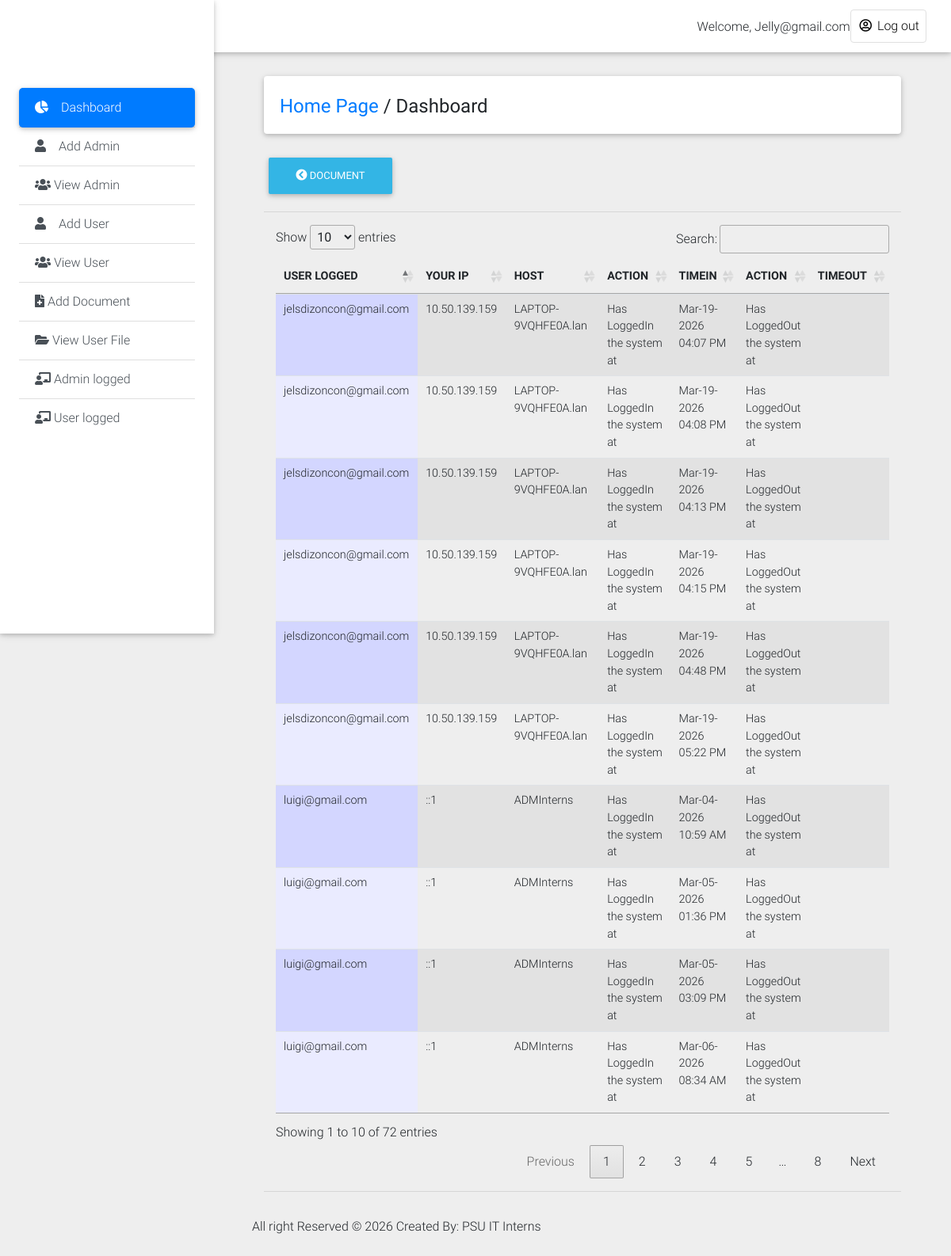
Before: /records-administrator/user_log.php (signed in) with the older database file.
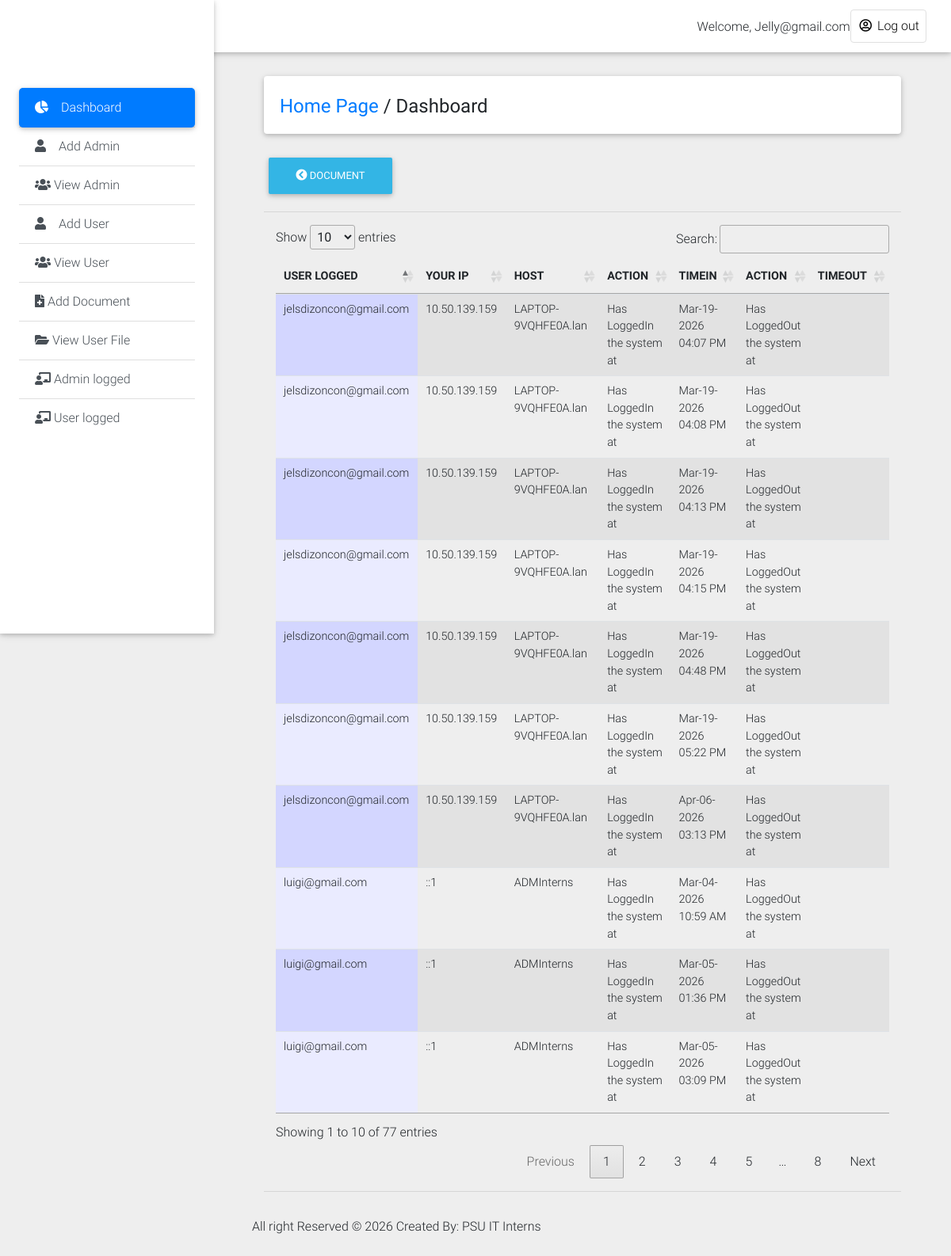
After: the same page with the newer database file.
### tables this page shows
CREATE TABLE `history_log` (
  `log_id` int(11) NOT NULL,
  `id` int(11) NOT NULL,
  `email_address` text NOT NULL,
  `action` varchar(100) NOT NULL,
  `actions` varchar(200) NOT NULL DEFAULT 'Has LoggedOut the system at',
  `ip` text NOT NULL,
  `host` text NOT NULL,
  `login_time` varchar(200) NOT NULL,
  `logout_time` varchar(200) NOT NULL
);

### records-administrator/user_log.php (the view, shortened to what this page needs)
<!DOCTYPE html>
<html lang="en">
<head>
  <link rel="stylesheet" href="https://use.fontawesome.com/releases/v5.8.1/css/all.css">
  <link href="css/bootstrap.min.css" rel="stylesheet">
  <link href="css/mdb.min.css" rel="stylesheet">
  <link href="css/style.min.css" rel="stylesheet">
    <link rel="stylesheet" type="text/css" href="medias/css/dataTable.css" />
</head>
<body class="grey lighten-3">
  <header>
    <nav class="navbar fixed-top navbar-expand-lg navbar-light white scrolling-navbar">
      <div class="container-fluid">
        <div class="collapse navbar-collapse" id="navbarSupportedContent">
            <?php
             require_once("../include/connection.php");
               $id = mysqli_real_escape_string($conn,$_SESSION['admin_user']);
              $r = mysqli_query($conn,"SELECT * FROM admin_login where id = '$id'") or die (mysqli_error($conn));
              $row = mysqli_fetch_array($r);
               $id=$row['admin_user'];
            ?>
          <ul class="navbar-nav nav-flex-icons">
                <li style="margin-top: 10px;">Welcome,</font> <?php echo ucwords(htmlentities($id)); ?></li>
            <li class="nav-item">
              <a href="logout.php" class="nav-link border border-light rounded waves-effect">
               <i class="far fa-user-circle"></i> Log out
              </a>
            </li>
          </ul>
        </div>
      </div>
    </nav>
    <div class="sidebar-fixed position-fixed">
      <a class="logo-wrapper waves-effect">
</a>
       <div class="list-group list-group-flush">
        <a href="dashboard.php" class="list-group-item active waves-effect">
          <i class="fas fa-chart-pie mr-3"></i>Dashboard
        </a>
         <a href="#" class="list-group-item list-group-item-action waves-effect"  data-toggle="modal" data-target="#modalRegisterForm">
          <i class="fas fa-user mr-3"></i>Add Admin</a>
            <a href="view_admin.php" class="list-group-item list-group-item-action waves-effect">
          <i class="fas fa-users"></i> View Admin</a>
        <a href="#" class="list-group-item list-group-item-action waves-effect" data-toggle="modal" data-target="#modalRegisterForm2">
          <i class="fas fa-user mr-3"></i>Add User</a>
           <a href="view_user.php" class="list-group-item list-group-item-action waves-effect">
          <i class="fas fa-users"></i>  View User</a>
        <a href="add_document.php" class="list-group-item list-group-item-action waves-effect">
          <i class="fas fa-file-medical"></i> Add Document</a>
        <a href="view_userfile.php" class="list-group-item list-group-item-action waves-effect">
          <i class="fas fa-folder-open"></i> View User File</a>
            <a href="admin_log.php" class="list-group-item list-group-item-action waves-effect">
          <i class="fas fa-chalkboard-teacher"></i> Admin logged</a>
              <a href="user_log.php" class="list-group-item list-group-item-action waves-effect">
          <i class="fas fa-chalkboard-teacher"></i> User logged</a>
      </div>
    </div>
  </header>
  <main class="pt-5 mx-lg-5">
    <div class="container-fluid mt-5">
      <div class="card mb-4 wow fadeIn">
        <div class="card-body d-sm-flex justify-content-between">
          <h4 class="mb-2 mb-sm-0 pt-1">
            <a href="dashboard.php">Home Page</a>
            <span>/</span>
            <span>Dashboard</span>
          </h4>
        </div>
      </div>
      <div class="">
    <a href="add_document.php"><button type="button" class="btn btn-info"><i class="fas fa-chevron-circle-left"></i>  Document</button></a>
    </div>
<hr>
 <div class="col-md-12">
  <table id="dtable" class = "table table-striped" style="">
     <thead>
    <th>USER LOGGED</th>
     <th>YOUR IP</th>
     <th>HOST</th>
     <th>ACTION</th>
     <th>TIMEIN</th>
     <th>ACTION</th>
     <th>TIMEOUT</th>
</thead>
<tbody>
    <tr>
        <?php
        require_once("../include/connection.php");
      $query = mysqli_query($conn,"SELECT * from history_log") or die (mysqli_error($conn));
      while($file=mysqli_fetch_array($query)){
         $name =  $file['email_address'];
         $ip =  $file['ip'];
         $host =  $file['host'];
         $action =  $file['action'];
         $logintime =  $file['login_time'];
         $actions =  $file['actions'];
         $logouttime =  $file['logout_time'];
      ?>
      <td><?php echo $name; ?></td>
       <td><?php echo $ip; ?></td>
      <td><?php echo $host; ?></td>
      <td><?php echo $action; ?></td>
      <td><?php echo $logintime; ?></td>
      <td><?php echo $actions; ?></td>
      <td><?php echo $logouttime; ?></td>
    </tr>
<?php } ?>
</tbody>
   </table>
    </div>
    <hr></div>
    <div class="footer-copyright py-3">
     <p>All right Reserved &copy; <?php echo date('Y');?> Created By: PSU IT Interns</p>
    </div>
<link rel="stylesheet" type="text/css" href="https://cdn.datatables.net/1.10.9/css/jquery.dataTables.min.css"/>
<link rel="stylesheet" type="text/css" href="https://cdn.datatables.net/responsive/1.0.3/css/dataTables.responsive.css">
</body>
</html>

Changed rows visible on the page:
no longer on this page (row unchanged): history_log: email_address "luigi@gmail.com", ip "::1", host "ADMInterns", action "Has LoggedIn the system at", login_time "Mar-06-2026 08:34 AM", actions "Has LoggedOut the system at"
added history_log: email_address "jelsdizoncon@gmail.com", ip "10.50.139.159", host "LAPTOP-9VQHFE0A.lan", action "Has LoggedIn the system at", login_time "Apr-06-2026 03:13 PM", actions "Has LoggedOut the system at"
Other visible differences:
text written by a page script: "Show entries Search: Showing 1 to 10 of 72 entries Previous 1 2 3 4 5 … 8 Next" → "Show entries Search: Showing 1 to 10 of 77 entries Previous 1 2 3 4 5 … 8 Next"
